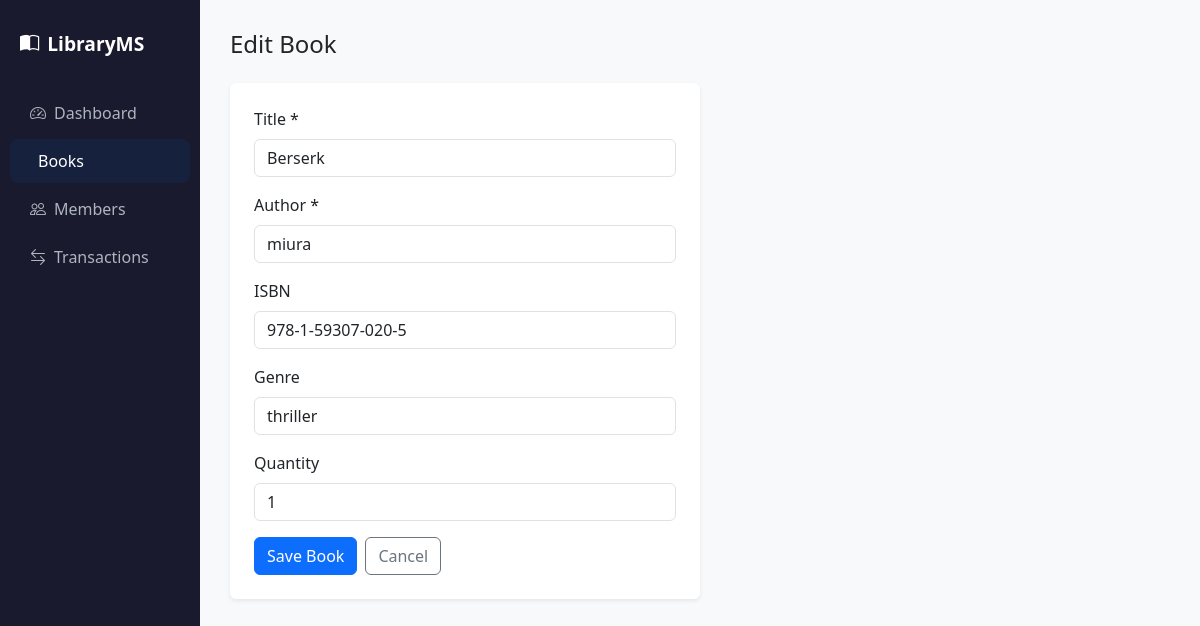
Page /books/edit/1 on the earlier database version.
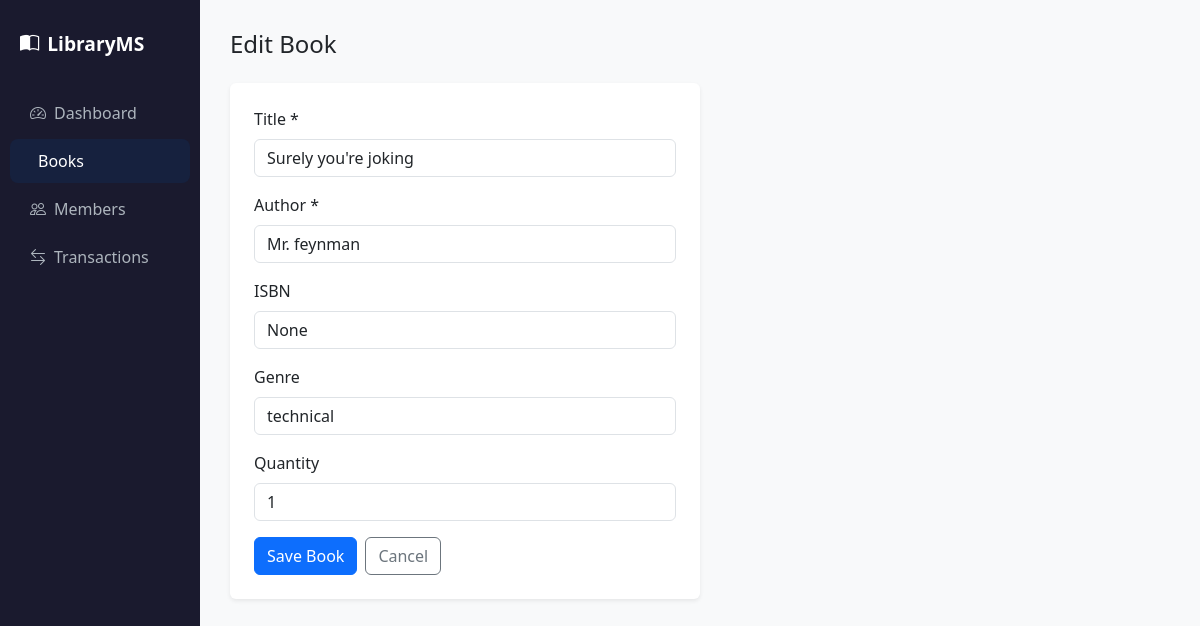
Same page on the later database version.
### models.py (models this page shows, shortened)
class Book(db.Model):
    __tablename__ = 'books'
    id          = db.Column(db.Integer, primary_key=True)
    title       = db.Column(db.String(200), nullable=False)
    author      = db.Column(db.String(100), nullable=False)
    isbn        = db.Column(db.String(20), unique=True, nullable=True)
    genre       = db.Column(db.String(50), nullable=True)
    quantity    = db.Column(db.Integer, default=1)
    available   = db.Column(db.Integer, default=1)
    added_on    = db.Column(db.DateTime, default=datetime.utcnow)
    transactions = db.relationship('Transaction', backref='book', lazy=True)

### routes/books.py (the view, shortened to what this page needs)
@books_bp.route('/edit/<int:id>', methods=['GET', 'POST'])
def edit_book(id):
    book = Book.query.get_or_404(id)
    return render_template('books/add.html', book=book)

### templates/books/add.html
{% extends 'base.html' %}
{% block content %}
<div class="col-md-6">
  <h4 class="mb-4">{{ 'Edit' if book else 'Add New' }} Book</h4>
  <div class="card border-0 shadow-sm">
    <div class="card-body p-4">
      <form method="POST">
        <div class="mb-3">
          <label class="form-label">Title *</label>
          <input type="text" class="form-control" name="title" value="{{ book.title if book else '' }}" required>
        </div>
        <div class="mb-3">
          <label class="form-label">Author *</label>
          <input type="text" class="form-control" name="author" value="{{ book.author if book else '' }}" required>
        </div>
        <div class="mb-3">
          <label class="form-label">ISBN</label>
          <input type="text" class="form-control" name="isbn" value="{{ book.isbn if book else '' }}">
        </div>
        <div class="mb-3">
          <label class="form-label">Genre</label>
          <input type="text" class="form-control" name="genre" value="{{ book.genre if book else '' }}">
        </div>
        <div class="mb-3">
          <label class="form-label">Quantity</label>
          <input type="number" class="form-control" name="quantity" value="{{ book.quantity if book else 1 }}" min="1">
        </div>
        <div class="d-flex gap-2">
          <button type="submit" class="btn btn-primary">Save Book</button>
          <a href="{{ url_for('books.list_books') }}" class="btn btn-outline-secondary">Cancel</a>
        </div>
      </form>
    </div>
  </div>
</div>
{% endblock %}

Differences in the rows shown:
changed Book: title "Berserk" → "Surely you're joking"; author "miura" → "Mr. feynman"; isbn "978-1-59307-020-5" → "None"; genre "thriller" → "technical"
